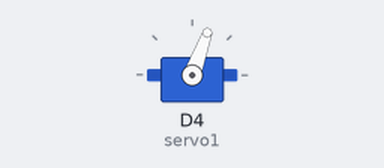
A sketch run on a simulated ESP8266 (NodeMCU). Shown: servo.

Above: at 0.05 s.
At 4.9 s:
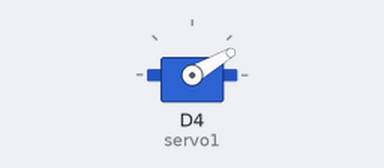
Timing chart, 0 to 6.4 s (numbered marks = the images above):
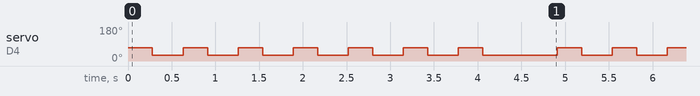

The sketch:

twinkle_twinkle_little_star.ino
```cpp
#include <Servo.h>
Servo servo1;
int k=0; // K is better between -30 and 30, any number that is outside this boundary might not work so well.
         // The positive numbers will make it faster and the negative numbers will make it slower.


int p=7*k; //I've figured out that it takes about 7ms for the servo to rotate 1 degree.

void setup() {
servo1.attach(D4);
}

void loop() {
for(int i=0;i<7;i++)
{
servo1.write(70);

  delay(280-p);

  servo1.write(30+k);

  delay(350-p);
}
delay(500-p);
}
```

Measured:
- by itself, servo on D4 (servo1): repeats every 4.9 s: 5 × (70° 0.28 s, 30° 0.35 s), 70° 0.28 s, 30° 0.85 s, 70° 0.28 s, 30° 0.35 s
